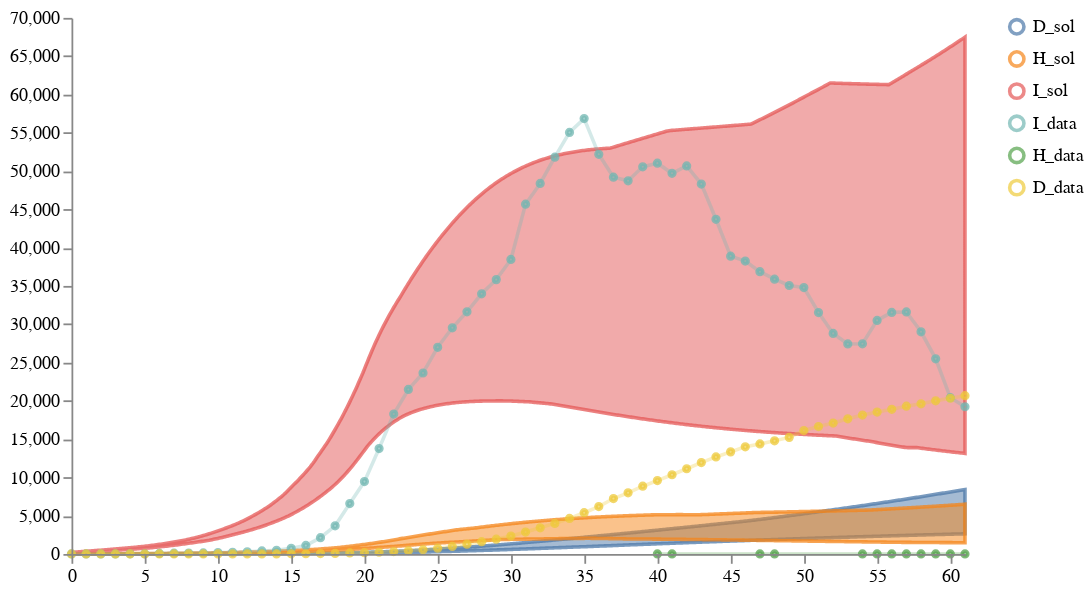

Notebook source saved alongside this figure:
### Code cell
num_samples = 100
models = [model1, model3]
data_location = DATA_PATH + "NYS_T1_forecast1.csv"
weights = [1/len(models) for i in models]
solution_mappings = [{"I": "I", "H": "H", "D": "D"},
                     {"I": "infected", "H": "hospitalized", "D": "dead"}
                     ]

# Run the calibration and sampling
result1B2 = load_and_calibrate_and_sample_ensemble_model(
    models,
    data_location,
    weights,
    solution_mappings,
    num_samples,
    timepoints1,
    verbose=True,
    total_population=19340000,
    num_iterations=N_ITERATIONS,
    time_unit="days",
    visual_options={"title": "Calibrated Ensemble", "keep":".*_sol"}
)

# Save results
# result1B2["data"].to_csv("../../notebook/ensemble_eval_sa/ensemble_results/partI_ensemble_of_two_results.csv", index=False)
# result1B2["quantiles"].to_csv("../../notebook/ensemble_eval_sa/ensemble_results/partI_ensemble_of_two_quantiles.csv", index=False)

# Plot results
schema = plots.trajectories(pd.DataFrame(result1B2["data"]), keep=".*_sol",
                            points=all_data1.reset_index(drop=True).rename(columns={"I":"I_data", "H":"H_data", "D":"D_data"}),
                           )
schema = plots.pad(schema, 5)
plots.ipy_display(schema)

### Figure 1 — Vega specification as saved in the notebook (floating-point values rounded to 4 significant figures; data arrays with more than 128 entries replaced by an {"elided": "..."} marker saying what was removed)
{"$schema": "https://vega.github.io/schema/vega/v5.json", "axes": [{"name": "x_axis", "orient": "bottom", "scale": "xscale", "zindex": 100}, {"name": "y_axis", "orient": "left", "scale": "yscale", "zindex": 100}], "data": [{"name": "distributions", "values": {"elided": "1833 records"}}, {"name": "traces", "transform": [{"expr": "isValid(datum.value)", "type": "filter"}], "values": []}, {"name": "points", "values": {"elided": "136 records"}}, {"name": "markers", "values": []}, {"name": "selected", "on": [{"remove": true, "trigger": "clear"}, {"remove": true, "trigger": "!shift"}, {"insert": "clicked", "trigger": "!shift && clicked"}, {"toggle": "clicked", "trigger": "shift && clicked"}]}], "height": 300, "legends": [{"encode": {"labels": {"interactive": true, "name": "legendLabel", "update": {"opacity": [{"test": "!length(data('selected')) || indata('selected', 'value', datum.value)", "value": 1}, {"value": 0.25}]}}, "symbols": {"interactive": true, "name": "legendSymbol", "update": {"fill": {"value": "transparent"}, "opacity": [{"test": "!length(data('selected')) || indata('selected', 'value', datum.value)", "value": 0.7}, {"value": 0.15}], "size": {"value": 64}, "strokeWidth": {"value": 2}}}}, "name": "color_legend", "stroke": "color"}], "marks": [{"from": {"facet": {"data": "points", "groupby": "trajectory", "name": "points_split"}}, "marks": [{"encode": {"hover": {"fillOpacity": {"value": 0.9}}, "update": {"fill": {"field": "trajectory", "scale": "color"}, "fillOpacity": [{"test": "!length(data('selected')) || indata('selected', 'value', datum.trajectory)", "value": 0.5}, {"value": 0.15}], "size": {"value": 10}, "stroke": {"field": "trajectory", "scale": "color"}, "strokeOpacity": [{"test": "!length(data('selected')) || indata('selected', 'value', datum.trajectory)", "value": 0.75}, {"value": 0.15}], "strokeWidth": {"value": 2}, "tooltip": {"field": "value"}, "x": {"field": "timepoint", "scale": "xscale"}, "y": {"field": "value", "scale": "yscale"}}}, "from": {"data": "points_split"}, "name": "_points_symbol", "type": "symbol", "zindex": 3}, {"encode": {"hover": {"fillOpacity": {"value": 0.9}}, "update": {"interpolate": {"value": "linear"}, "stroke": {"field": "trajectory", "scale": "color"}, "strokeOpacity": [{"test": "!length(data('selected')) || indata('selected', 'value', datum.trajectory)", "value": 0.3}, {"value": 0.1}], "strokeWidth": {"value": 2}, "x": {"field": "timepoint", "scale": "xscale"}, "y": {"field": "value", "scale": "yscale"}}}, "from": {"data": "points_split"}, "name": "_points_line", "type": "line", "zindex": 3}], "name": "_points", "type": "group", "zindex": 3}, {"from": {"facet": {"data": "traces", "groupby": "trajectory", "name": "traces_split"}}, "marks": [{"encode": {"hover": {"fillOpacity": {"value": 0.9}}, "update": {"interpolate": {"value": "linear"}, "stroke": {"field": "trajectory", "scale": "color"}, "strokeOpacity": [{"test": "!length(data('selected')) || indata('selected', 'value', datum.trajectory)", "value": 0.75}, {"value": 0.15}], "strokeWidth": {"value": 2}, "x": {"field": "timepoint", "scale": "xscale"}, "y": {"field": "value", "scale": "yscale"}}}, "from": {"data": "traces_split"}, "name": "_traces_lines", "type": "line"}], "name": "_traces", "type": "group", "zindex": 2}, {"from": {"facet": {"data": "distributions", "groupby": "trajectory", "name": "trajectory_split"}}, "marks": [{"encode": {"hover": {"fillOpacity": {"value": 0.9}}, "update": {"fill": {"field": "trajectory", "scale": "color"}, "fillOpacity": [{"test": "!length(data('selected')) || indata('selected', 'value', datum.trajectory)", "value": 0.5}, {"value": 0.15}], "interpolate": {"value": "linear"}, "stroke": {"field": "trajectory", "scale": "color"}, "strokeOpacity": [{"test": "!length(data('selected')) || indata('selected', 'value', datum.trajectory)", "value": 0.75}, {"value": 0.15}], "strokeWidth": {"value": 2}, "x": {"field": "timepoint", "scale": "xscale"}, "y": {"field": "upper", "scale": "yscale"}, "y2": {"field": "lower", "scale": "yscale"}}}, "from": {"data": "trajectory_split"}, "type": "area"}], "name": "_distributions", "type": "group", "zindex": 1}, {"marks": [{"encode": {"enter": {"stroke": {"value": "lightgray"}}, "update": {"opacity": {"value": 1}, "x": {"field": "timepoint", "scale": "xscale"}, "y": {"signal": "height"}, "y2": {"value": 0}}}, "from": {"data": "markers"}, "name": "_marker text", "type": "rule"}, {"encode": {"enter": {"fontSize": {"value": 8}, "text": {"field": "datum.label"}, "y": {"value": 0}}}, "from": {"data": "_marker text"}, "name": "_marker flags", "transform": [{"as": ["x", "_y", "opacity", "align", "baseline"], "lineAnchor": "start", "offset": [1], "size": {"signal": "[width, height]"}, "type": "label"}], "type": "text"}], "name": "_markers", "type": "group"}], "padding": 5, "scales": [{"domain": {"fields": [{"data": "distributions", "field": "timepoint"}, {"data": "traces", "field": "timepoint"}, {"data": "points", "field": "timepoint"}, {"data": "markers", "field": "timepoint"}]}, "name": "xscale", "range": "width", "type": "linear", "zero": false}, {"domain": {"fields": [{"data": "distributions", "field": "lower"}, {"data": "distributions", "field": "upper"}, {"data": "traces", "field": "value"}, {"data": "points", "field": "value"}]}, "name": "yscale", "nice": true, "range": "height", "type": "linear", "zero": true}, {"domain": {"fields": [{"data": "distributions", "field": "trajectory"}, {"data": "traces", "field": "trajectory"}, {"data": "points", "field": "trajectory"}]}, "name": "color", "range": "category", "type": "ordinal"}], "signals": [{"name": "clear", "on": [{"events": "mouseup[!event.item]", "force": true, "update": "true"}], "value": true}, {"name": "shift", "on": [{"events": "@legendSymbol:click, @legendLabel:click", "force": true, "update": "event.shiftKey"}], "value": false}, {"name": "clicked", "on": [{"events": "@legendSymbol:click, @legendLabel:click", "force": true, "update": "{value: datum.value}"}], "value": null}], "width": 500}
